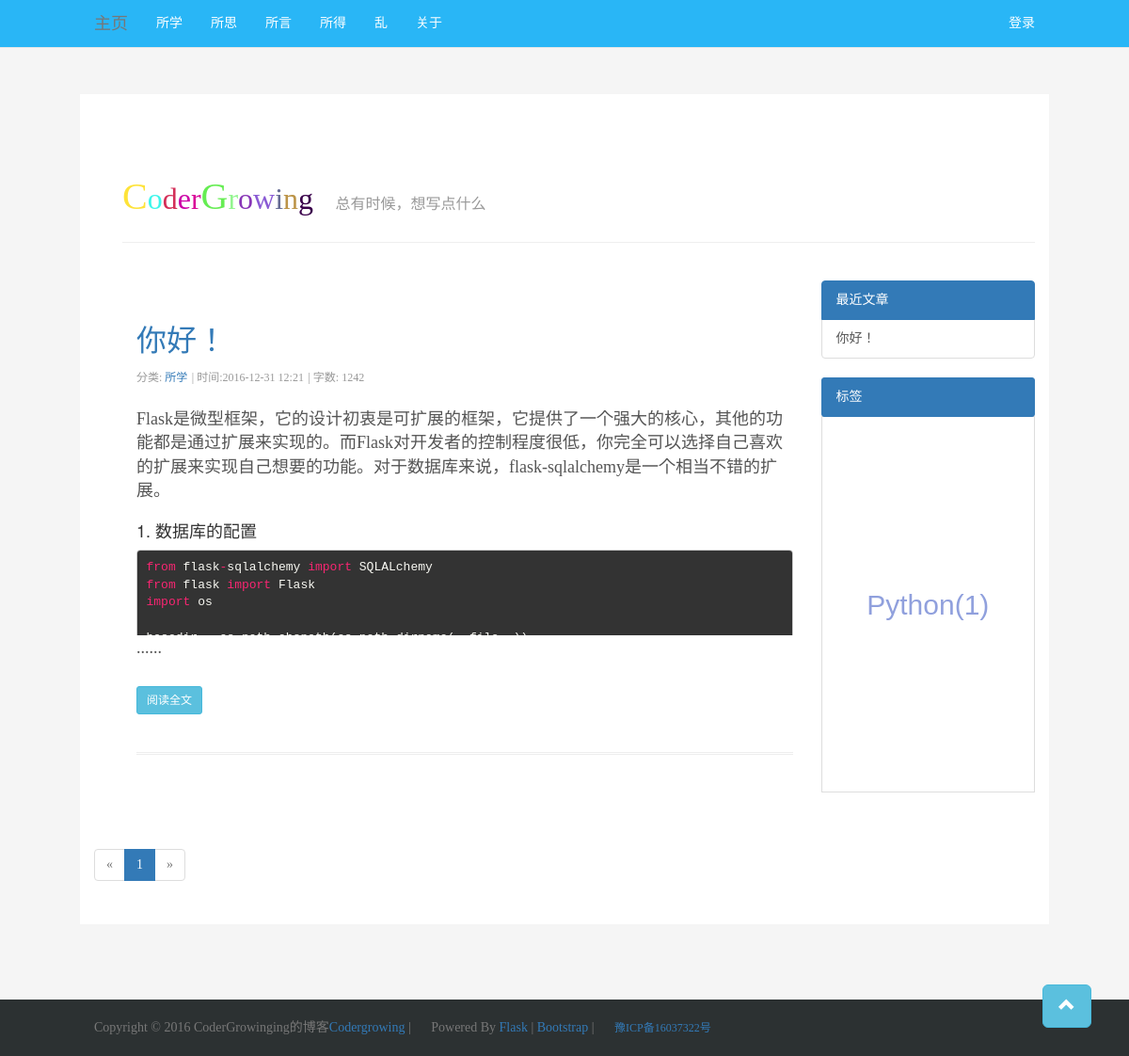
/article-type/所学, run on the app's committed database.
### app/models.py (models this page shows, shortened)
class Article(db.Model):
    __tablename__ = 'articles'
    id = db.Column(db.Integer, primary_key=True)
    heading = db.Column(db.Text)
    body = db.Column(db.Text)
    article_type = db.Column(db.Text)
    article_len = db.Column(db.Integer)
    permission = db.Column(db.String(64))
    timestamp = db.Column(db.String(64), index=True, default=datetime.now)
    edit_timestamp = db.Column(db.String(64), index=True, default=datetime.now)
    comments = db.relationship('Comment', backref='article', lazy='dynamic')
    reply_comments = db.relationship('ReplyComment', backref='article', lazy='dynamic')
    body_html = db.Column(db.Text)

### app/main/views.py (the view)
@main.route('/article-type/<string:type>')
def article_type(type):
    tags = Tag.query.all()
    page = request.args.get('page', 1, type=int)
    if current_user.is_authenticated and current_user.role == 'Admin':
        pagination = Article.query.filter_by(article_type=type).order_by(Article.timestamp.desc()).\
            paginate(page, per_page=10, error_out=False)
        limit_posts = Article.query.order_by(Article.timestamp.desc()).all()[0:10]
    else:
        pagination = Article.query.filter_by(permission='common', article_type=type).\
            order_by(Article.timestamp.desc()).paginate(page, per_page=10, error_out=False)
        limit_posts = Article.query.filter_by(permission='common').order_by(Article.timestamp.desc()).all()[0:10]
    posts = pagination.items
    return render_template('article-type.html',type=type, posts=posts, pagination=pagination,
                           limit_posts=limit_posts, tags=tags)

### app/templates/article-type.html (shortened to what this page needs)
{% extends "base.html" %}
{% import "bootstrap/wtf.html" as wtf %}
{% import "_macros.html" as macros %}
{% block head %}
  {{ super() }}
  <link rel="stylesheet" href="{{ url_for("static", filename="blog.css") }}">
{% endblock %}
{% block page_content %}
  {% include "_article.html" %}
  {% if pagination %}
    <div class="pagination">
      {{ macros.pagination_widget(pagination, '.article_type', type=type) }}
    </div>
  {% endif %}
{% endblock %}

### app/templates/_article.html
<div class="blog-header">
  <span><span class="font1" style="color: #FEE339; font-size: 40px;" >C</span><span class="font2" style="color:#3DF6EB; font-size: 32px" >o</span><span class="font3" style=" color:#D32F58; font-size: 32px" >d</span><span class="font4" style="font-size: 32px; color:#CC00A6" >e</span><span class="font5" style="font-size: 32px;  color:#D90598" >r</span><span class="font6" style="font-size: 40px;  color:#66ED53" >G</span><span class="font7" style="font-size: 32px;  color:#93F590" >r</span><span class="font8" style="font-size: 32px;  color:#8836B7" >o</span><span class="font9" style="font-size: 32px;  color:#8A5BD4" >w</span><span class="font10" style="font-size: 32px;  color:#656B94" >i</span><span class="font11" style="font-size: 32px;  color:#BC9448" >n</span><span class="" style="font-size: 32px;  color:#3A004B" >g</span></span>
  <p class="lead blog-description">总有时候，想写点什么</p>
  <hr>
</div>
<div class="row">
  <div class="col-sm-9 blog-main">
    <div class="blog-post">
      <div class="article">
        {% for post in posts %}
          <div class="article-border">
          <a href="{{ url_for('main.article', id=post.id, name=post.heading) }}" class="blog-post-title title-link-style">{{ post.heading }}</a><br>
          <span class="blog-post-meta">分类: <a href="{{ url_for('main.article_type', type=post.article_type) }}">{{ post.article_type }}</a></span>
          <span class="blog-post-meta"> | 时间:{{ post.timestamp[0:16]}}</span>
          <span class="blog-post-meta"> | 字数: {{ post.article_len }}</span><br>
          <div class="article-body">
          {% if post.article_len > 400 %}
            <div class="hidd">
              {{ post.body_html | safe}}
            </div>
            <div>
              <span>......</span><br><br>
              <a href="{{ url_for('.article', id=post.id, name=post.heading) }}" class="btn btn-sm btn-info">阅读全文</a>
            </div>
          {% else %}
            <div>
              {{ post.body_html | safe}}
              <br>
              <a href="{{ url_for('.article', id=post.id, name=post.heading) }}#comment" class="btn btn-sm btn-info">评论文章</a>
            </div>
          {% endif %}
          </div>
          </div>
        {% endfor %}
      </div>
    </div>
  </div>
  <div class="col-sm-3 tagcloud-father">
    <div class="list-group">
      <p class="list-group-item active">
        最近文章
      </p>
       {% for post in limit_posts %}
         <a href="{{ url_for('.article', id=post.id, name=post.heading) }}" class="list-group-item title-link-style">{{ post.heading }}</a>
       {% endfor %}
    </div>
    <p class="list-group-item active tag-header">标签</p>
    <div id="tagcloud" class="tagcloud">
	  </div>
  </div>
</div>

### app/static/style.css (style rules this page uses)
html { position: relative; min-height: 100%; }
body { margin-bottom: 60px; }
.article { padding-left: 30px; }
.hidd { padding-bottom: 30px; position:relative; line-height:1.4em; height:14em; overflow:hidden; }
.hidd::after { font-weight:bold; position:absolute; bottom:0; right:0; padding:0 20px 1px 45px; }

### app/static/zenburn.css (style rules this page uses)
code, pre { color: #DFAF75; background-color: #333333; }
.n { color: #f8f8f2 }
.o { color: #f92672 }
.p { color: #f8f8f2 }
.kn { color: #f92672 }
.nn { color: #f8f8f2 }

### app/static/blog.css (style rules this page uses)
body { padding-top: 100px; padding-bottom: 80px; font-family: Georgia, "Times New Roman", Times, serif; color: #555; background-color: #f5f5f5; background-image: url("https://www.transparenttextures.com/patterns/asfalt-dark.png"); }
h1, .h1, h2, .h2, h3, .h3, h4, .h4, h5, .h5, h6, .h6 { margin-top: 0; font-family: "Helvetica Neue", Helvetica, Arial, sans-serif; font-weight: normal; color: #333; }
.blog-header { padding-top: 20px; padding-bottom: 20px; padding-left: 30px; }
.blog-description { display: inline; font-size: 16px; color: #999; padding-left: 20px; }
.blog-main { padding-left: 30px; font-size: 18px; line-height: 1.5; }
.blog-main p { padding: 10px 0; }
.blog-post { margin-bottom: 60px; }
.blog-post-title { margin-bottom: 5px; font-size: 32px; }
.blog-post-meta { font-size: 12px; padding-top: 10px; color: #999; }
.blog-post .title-link-style { text-decoration: none; }
.article-body { padding-top: 10px; }
.article-border { border-bottom:3px double; border-color: #EDEDED; padding-bottom: 40px; padding-top: 40px; }
.tag-header { border-radius: 3px; }
.tagcloud { border: 1px solid #DDDDDD; height: 400px; width: 100%; }

### data on the page
Article: heading "你好！", article_type "所学", timestamp "2016-12-31 12:21", article_len "1242", body_html "Flask是微型框架，它的设计初衷是可扩展的框架，它提供了一个强大的核心，其他的功能都是通过扩展来实现的。而Flask对开发者的控制程度很低，你完全可以选择自己喜欢的扩展来实现自己想要的功能。对于数据库来说，flask-sqlalchemy是一个相当不错的扩展。 1. 数据库的配置 from flask - sqlalchemy import SQLALchemy from flask import Flask import os"

### other printed values
{{ p }} "1"
